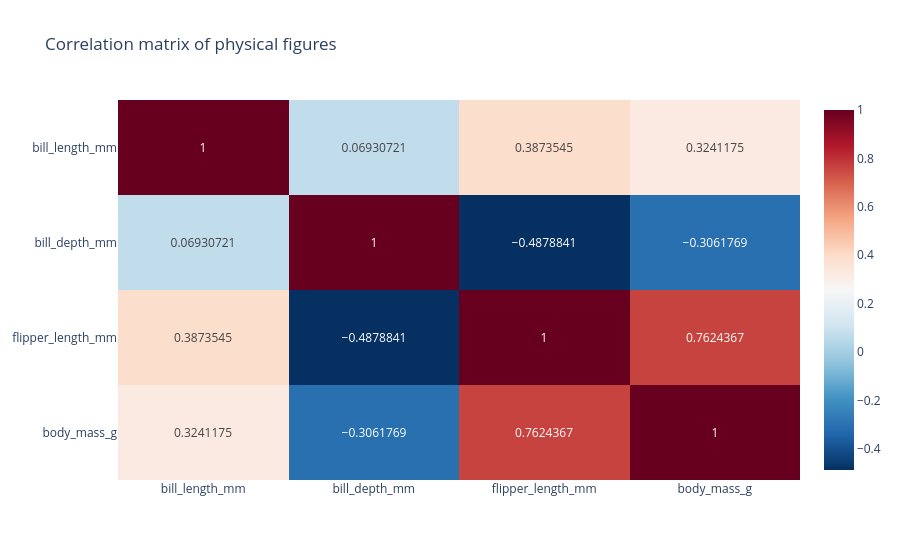

Notebook cell for this chart:
### Code cell
# 2. Correlation: Correlation matrix of physical figures
corr = df.select_dtypes(include=[np.number]).corr()
fig2 = px.imshow(corr, text_auto=True, aspect="auto",
                 title="Correlation matrix of physical figures",
                 color_continuous_scale='RdBu_r')
fig2.show()

### Figure 1 — Plotly figure (JSON) as saved in the notebook; plotly's stock layout.template omitted (floating-point values rounded to 4 significant figures)
{"data": [{"coloraxis": "coloraxis", "hovertemplate": "x: %{x}<br>y: %{y}<br>color: %{z}<extra></extra>", "name": "0", "texttemplate": "%{z}", "type": "heatmap", "x": ["bill_length_mm", "bill_depth_mm", "flipper_length_mm", "body_mass_g"], "xaxis": "x", "y": ["bill_length_mm", "bill_depth_mm", "flipper_length_mm", "body_mass_g"], "yaxis": "y", "z": [[1.0, 0.06931, 0.3874, 0.3241], [0.06931, 1.0, -0.4879, -0.3062], [0.3874, -0.4879, 1.0, 0.7624], [0.3241, -0.3062, 0.7624, 1.0]]}], "layout": {"coloraxis": {"colorscale": [[0, "rgb(5,48,97)"], [0.1, "rgb(33,102,172)"], [0.2, "rgb(67,147,195)"], [0.3, "rgb(146,197,222)"], [0.4, "rgb(209,229,240)"], [0.5, "rgb(247,247,247)"], [0.6, "rgb(253,219,199)"], [0.7, "rgb(244,165,130)"], [0.8, "rgb(214,96,77)"], [0.9, "rgb(178,24,43)"], [1, "rgb(103,0,31)"]]}, "title": {"text": "Correlation matrix of physical figures"}, "xaxis": {"anchor": "y", "domain": [0, 1]}, "yaxis": {"anchor": "x", "autorange": "reversed", "domain": [0, 1]}}}
